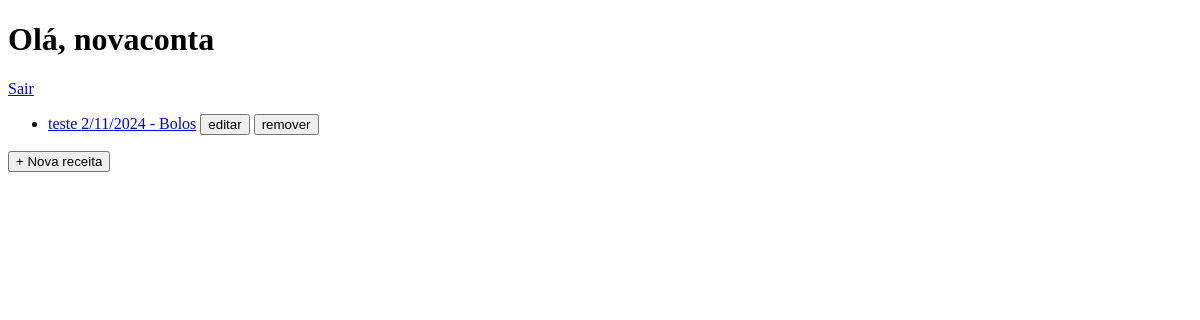
The app's page /recipes/ (signed in), older data.
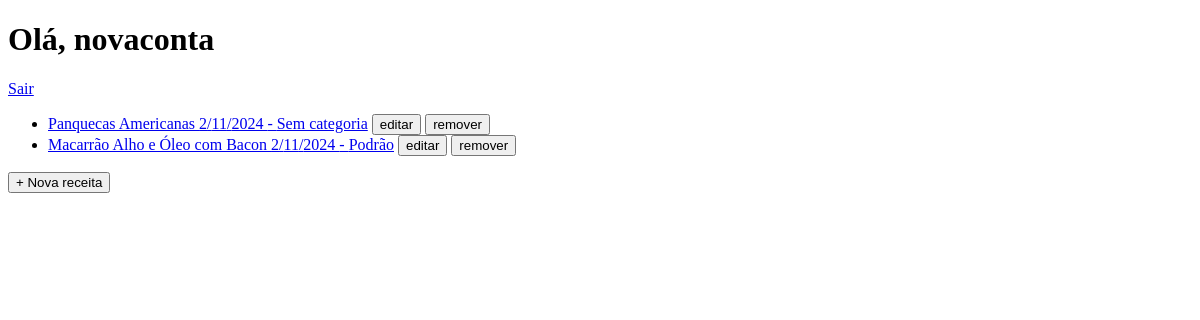
The same page, newer data.
### recipebook/models.py (models this page shows, shortened)
class User(db.Model, UserMixin):
    __tablename__ = 'user'
    id = db.Column(db.Integer, primary_key=True, autoincrement=True)
    name = db.Column(db.String(50), nullable=False)
    email = db.Column(db.String(50), nullable=False, unique=True)
    password = db.Column(db.String(255), nullable=False)
    recipes = db.relationship('Recipe', backref='user', lazy=True, passive_deletes=True)
    liked_recipes = db.relationship('Recipe', secondary=likes, backref='liked_by')

class Recipe(db.Model):
    __tablename__ = 'recipe'
    id = db.Column(db.Integer, primary_key=True, autoincrement=True)
    user_id = db.Column(db.Integer, db.ForeignKey('user.id', ondelete="CASCADE"), nullable=False)
    title = db.Column(db.String(255), nullable=False)
    ingredients = db.Column(db.Text, nullable=False)
    steps = db.Column(db.Text, nullable=False)
    category_id = db.Column(db.Integer, db.ForeignKey('category.id', ondelete="CASCADE"), nullable=True)
    date_created = db.Column(db.DateTime(timezone=True), default=func.now())
    image_path = db.Column(db.String(255), nullable=True)

class Category(db.Model):
    __tablename__ = 'category'
    id = db.Column(db.Integer, primary_key=True, autoincrement=True)
    name = db.Column(db.String(100), nullable=False)

### recipebook/recipes.py (the view)
@bp.route('/', methods=['GET'])
@login_required
def home():
    recipes = get_recipes_with_category()
    return render_template('home.html', recipes=recipes)

### recipebook/recipes.py (called while the page is built)
def get_recipes_with_category():
    query = (
        db.session.query(
            Recipe.id,
            Recipe.user_id,
            Recipe.title,
            Recipe.ingredients,
            Recipe.steps,
            Recipe.date_created,
            Recipe.image_path,
            Category.name.label("category_name")
        )
        .filter_by(user_id=current_user.id)
        .join(Category, Recipe.category_id == Category.id)
    )
    recipes = query.all()
    return recipes

### recipebook/templates/home.html (shortened to what this page needs)
{% extends "base.html" %}
{% block body %}
<h1>Olá, {{current_user.name}}</h1>
<a href="/logout">Sair</a>
<ul>
{% for r in recipes %}
    <li><a href="view/{{ r.id }}">{{ r.title }} {{ r.date_created.day }}/{{ r.date_created.month }}/{{ r.date_created.year }} - {{ r.category_name }}</a> <a href="/recipes/update/{{ r.id }}"><button>editar</button></a> <a href="/recipes/delete/{{ r.id }}"><button>remover</button></a></li>
{% endfor %}
</ul>
<a href="/recipes/add"><button>+ Nova receita</button></a>
{% endblock %}

### recipebook/templates/base.html (shortened to what this page needs)
<!DOCTYPE html>
<html lang="en">
<head>
    <link rel="stylesheet" href="{{ url_for('static', filename='base.css') }}">
</head>
<body>
    {% block body %}
    {% endblock %}
</body>
</html>

Row changes from the older to the newer data that the page shows:
removed Recipe: title "teste", date_created.day "2", date_created.month "11", date_created.year "2024", category_name "Bolos"
added Recipe: title "Panquecas Americanas", date_created.day "2", date_created.month "11", date_created.year "2024", category_name "Sem categoria"
added Recipe: title "Macarrão Alho e Óleo com Bacon", date_created.day "2", date_created.month "11", date_created.year "2024", category_name "Podrão"
